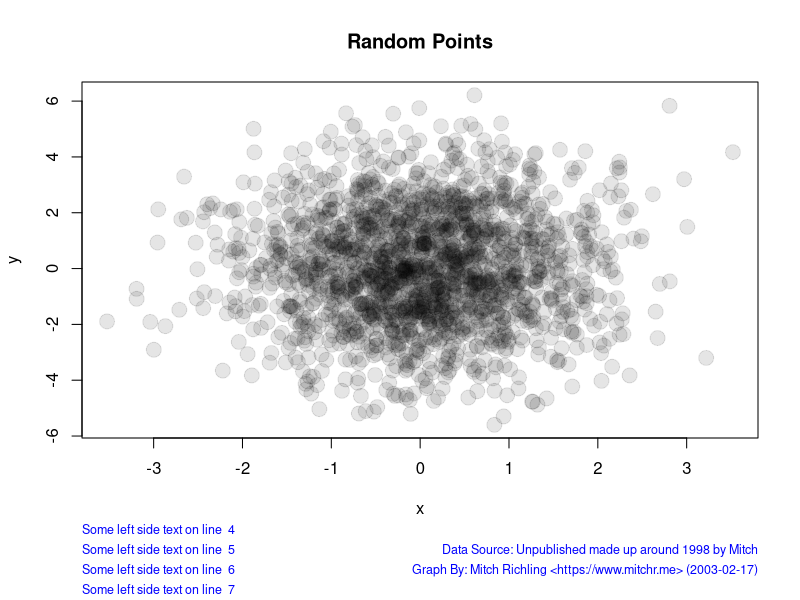

This figure's R source:
# -*- Mode:R; Coding:utf-8; fill-column:160 -*-

################################################################################################################################################################
# @file      plotAnno.R
# @author    Mitch Richling <https://www.mitchr.me>
# @Copyright Copyright 2015 by Mitch Richling.  All rights reserved.
# @brief     How I annotate the lower margin of plots.@EOL
# @Keywords  base R annotations plot graphics
#
# I like to annotate the bottom of my plots with authorship information, date created, assumptions, and references/links to the original data sources used.
#

################################################################################################################################################################
# Set a large enough bottom margins for our annotations (I like to have 4 usable lines)

par(mar=c(8,4,4,2)+0.1)                          

################################################################################################################################################################
# Plot some random numbers using a semi-transparent 2D scatter-plot technique to show point density

plot(rnorm(2000),rnorm(2000, sd=2),              
     xlab='x', ylab='y', main='Random Points',   # Provide a title and axis labels
     pch=20,                                     # pch 20 (a filled circle) has broad support across PDF readers
     cex=3,                                      # Bigger plotting points work better with transparency
     col=rgb(0,0,0,.1))                          # Set the transparency to 1/10 because we have lots of points

################################################################################################################################################################
# Annotations in the bottom margin (side=1) justified on the left side of the page (adj=0).

mtext('Some left side text on line  4',
      col='blue',                                # I like blue.  Contrasts with titles and labels, but isn't garish
      cex=0.75,                                  # I like to shrink the text a bit to make it less intrusive
      side=1,                                    # side=1 => annotation in the BOTTOM margin
      adj=0,                                     # adj=0  => left justify the text
      line=4)                                    # line=4 => put the text on the fourth margin line
mtext('Some left side text on line  5', col='blue', cex=0.75, side=1, adj=0, line=5)
mtext('Some left side text on line  6', col='blue', cex=0.75, side=1, adj=0, line=6)
mtext('Some left side text on line  7', col='blue', cex=0.75, side=1, adj=0, line=7)

################################################################################################################################################################
# Annotations in the bottom margin (side=1) justified on the right side of the page (adj=1).

mtext('Data Source: Unpublished made up around 1998 by Mitch',        col='blue', cex=0.75, side=1, adj=1, line=5)
mtext('Graph By: Mitch Richling <https://www.mitchr.me> (2003-02-17)', col='blue', cex=0.75, side=1, adj=1, line=6)
